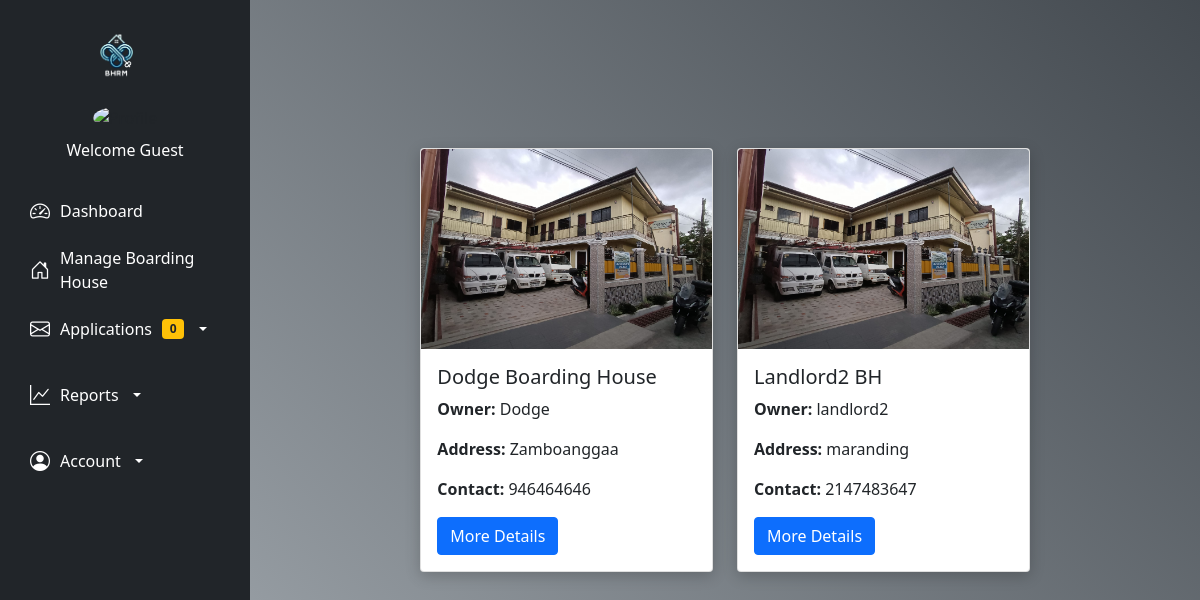
The app's page /manageboardinghouse.php with its own data.
### tables this page shows
CREATE TABLE `boardinghouses` (
  `id` int(11) NOT NULL,
  `owner` varchar(255) NOT NULL,
  `hname` varchar(25) NOT NULL,
  `haddress` varchar(25) NOT NULL,
  `contact_no` int(255) NOT NULL,
  `landlord` varchar(255) NOT NULL
);

CREATE TABLE `documents` (
  `id` int(255) NOT NULL,
  `bar_clear` varchar(255) NOT NULL,
  `bus_per` varchar(255) NOT NULL,
  `image` varchar(255) NOT NULL,
  `hname` varchar(255) NOT NULL,
  `owner` varchar(255) NOT NULL
);

### manageboardinghouse.php (the view, shortened to what this page needs)
<?php
require 'php/connection.php';
?>
<!DOCTYPE html>
<html lang="en">
<head>
    <link href="https://cdn.jsdelivr.net/npm/bootstrap@5.0.2/dist/css/bootstrap.min.css" rel="stylesheet">
</head>
<body>
    <?php include 'navadmin.php'; ?>
    <div class="background">
        <div class="row row-cols-1 row-cols-md-3 g-4 justify-content-center row-container">
            <?php
            $query = "SELECT * FROM boardinghouses INNER JOIN documents ON boardinghouses.hname = documents.hname";
            $result = mysqli_query($conn, $query);
            while ($fetch = mysqli_fetch_assoc($result)) :
                $hname = $fetch['hname'];
            ?>
                <div class="col">
                    <div class="card h-100">
                        <img src="<?php echo $fetch['image']; ?>" class="card-img-top" alt="Boarding House">
                        <div class="card-body">
                            <h5 class="card-title"><?php echo $fetch['hname']; ?></h5>
                            <p class="card-text"><strong>Owner:</strong> <?php echo $fetch['landlord']; ?></p>
                            <p class="card-text"><strong>Address:</strong> <?php echo $fetch['haddress']; ?></p>
                            <p class="card-text"><strong>Contact:</strong> <?php echo $fetch['contact_no']; ?></p>
                            <div>
                                <?php if (!empty($_SESSION['uname']) && $_SESSION['role'] == 'admin') : ?>
                                    <a href="php/function.php?edit=<?php echo $fetch['id']; ?>" class="btn btn-warning me-2">Update</a>
                                    <button class="btn btn-danger delete" data-href="php/function.php?delete=<?php echo $fetch['id']; ?>" data-bs-toggle="modal" data-bs-target="#confirmDeleteModal">Delete</button>
                                <?php else : ?>
                                    <a href="boardinghouse.php?hname=<?php echo $hname; ?>" class="btn btn-primary">More Details</a>
                                <?php endif; ?>
                            </div>
                        </div>
                    </div>
                </div>
            <?php endwhile; ?>
        </div>
    </div>
</body>
</html>

### manageboardinghouse.php (style rules this page uses)
.background { background: linear-gradient(45deg, #343a40, #aeb5bb, #343a40, #ffffff); background-size: 400% 400%; animation: gradientAnimation 15s ease infinite; min-height: 100vh; background-repeat: no-repeat; background-position: center; display: flex; justify-content: center; align-items: center; flex-direction: column; padding-bottom: 80px; }
.card { border: none; border-radius: 8px; overflow: hidden; box-shadow: 0px 4px 15px rgba(0, 0, 0, 0.2); transition: transform 0.2s ease, box-shadow 0.2s ease; }
.card img { width: 100%; height: 200px; object-fit: cover; }
.row-container { margin-top: 20px; max-width: 1200px; width: 100%; }

### navadmin.php (style rules this page uses)
body { margin-left: 250px; transition: margin-left 0.3s ease; }

### records on screen
boardinghouses: documents.image (picture), documents.hname "Dodge Boarding House", landlord "Dodge", haddress "Zamboanggaa", contact_no "946464646"
boardinghouses: documents.image (picture), documents.hname "Landlord2 BH", landlord "landlord2", haddress "maranding", contact_no "2147483647"

### other values on screen
$fetch['fname'] "Guest"
$newReservations "0"
